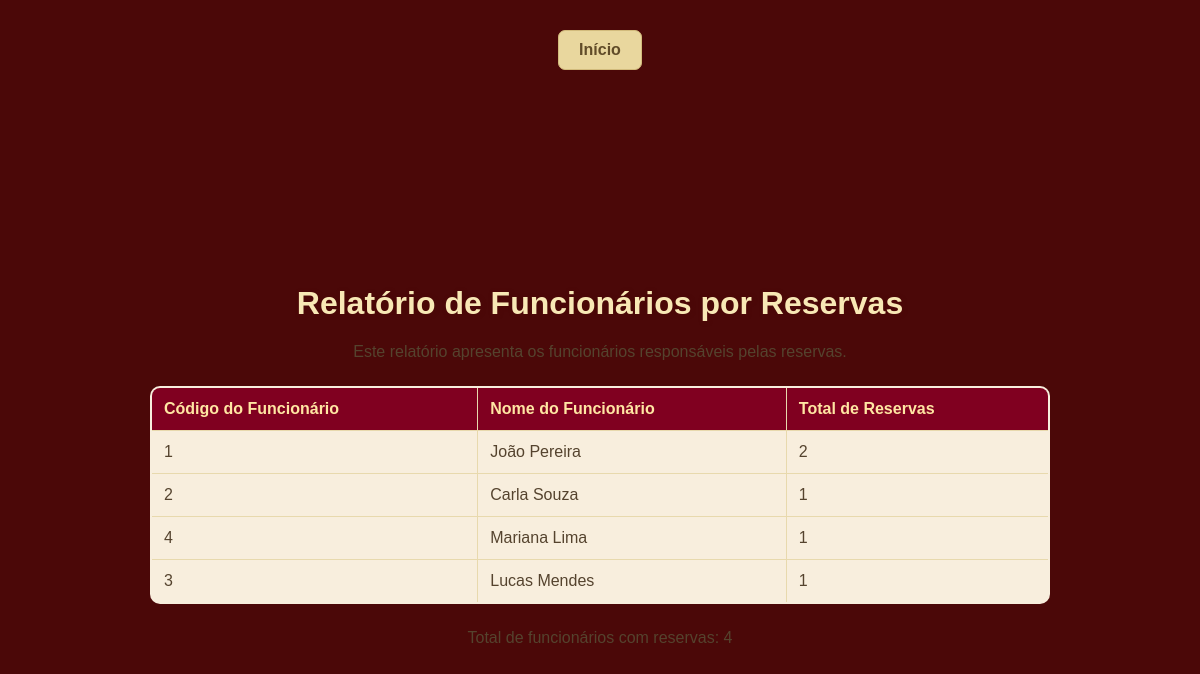
The page /Relatório/reservas_por_funcionario.php on the database its author committed.
### tables this page shows
CREATE TABLE tbFuncionarios (
    codigo_funcionario INT AUTO_INCREMENT,
    nome_funcionario VARCHAR(50) NOT NULL,
    cargo_funcionario VARCHAR(30),
    salario_funcionario DECIMAL(10,2) NOT NULL,
    telefone_funcionario VARCHAR(15),
    CONSTRAINT pk_funcionarios PRIMARY KEY(codigo_funcionario)
);

### Relatório/reservas_por_funcionario.php (the view, shortened to what this page needs)
<?php
    require_once '../conexao.php';
    $sql = $pdo->prepare('SELECT tbFuncionarios.codigo_funcionario, tbFuncionarios.nome_funcionario, COUNT(tbReservas.codigo_reserva) AS total_reservas
                          FROM tbFuncionarios INNER JOIN tbReservas ON tbFuncionarios.codigo_funcionario = tbReservas.funcionario_codigo
                          GROUP BY tbFuncionarios.codigo_funcionario, tbFuncionarios.nome_funcionario
                          ORDER BY total_reservas DESC');
    $sql->execute();
    $reservas = $sql->fetchAll();
?>
<!DOCTYPE html>
<html lang="pt-br">
<head>
    <link rel="stylesheet" href="../style.css">
</head>
<body class="paginas-internas">
    <p><a class="btn btn-inicio" href="../index.php">Início</a></p>
    <h1>Relatório de Funcionários por Reservas</h1>
    <p>Este relatório apresenta os funcionários responsáveis pelas reservas.</p>
    <table>
        <tr>
            <th>Código do Funcionário</th>
            <th>Nome do Funcionário</th>
            <th>Total de Reservas</th>
        </tr>
        <?php foreach ($reservas as $reserva): ?>
            <tr>
                <td><?= htmlspecialchars($reserva['codigo_funcionario']) ?></td>
                <td><?= htmlspecialchars($reserva['nome_funcionario']) ?></td>
                <td><?= htmlspecialchars($reserva['total_reservas']) ?></td>
            </tr>
        <?php endforeach; ?>
    </table>
    <p>Total de funcionários com reservas: <?= count($reservas)?></p>
</body>
</html>

### style.css (style rules this page uses)
body { font-family: Arial, sans-serif; margin: 30px; background-color: #4b0808; background-image: url("FundoNatal.png"); background-size: cover; background-position: center; background-repeat: no-repeat; background-attachment: fixed; color: #55432e; text-align: center; }
h1 { color: #f8e8b5; margin-top: 50px; padding-top: 165px; text-shadow: 1px 1px 4px #4b0808; }
table { border-collapse: collapse; width: 100%; max-width: 900px; margin: 25px auto; background-color: rgba(255, 248, 230, 0.96); border: 2px solid #e8d9ad; border-radius: 10px; overflow: hidden; }
th, td { border: 1px solid #e8d9ad; padding: 12px; text-align: left; }
th { background-color: #800020; color: #ffe6a3; }
td { color: #55432e; }
.btn { padding: 10px 20px; border: none; border-radius: 7px; cursor: pointer; font-size: 16px; text-decoration: none; display: inline-block; transition: 0.3s; font-weight: bold; }
.btn-inicio { background-color: #e9d79e; color: #614c29; border: 1px solid #d2bb7c; }
body.paginas-internas { background-image: url('FundoNatal2.jpg'); }

### rows shown on the page
tbfuncionarios: codigo_funcionario "1", nome_funcionario "João Pereira", total_reservas "2"
tbfuncionarios: codigo_funcionario "2", nome_funcionario "Carla Souza", total_reservas "1"
tbfuncionarios: codigo_funcionario "4", nome_funcionario "Mariana Lima", total_reservas "1"
tbfuncionarios: codigo_funcionario "3", nome_funcionario "Lucas Mendes", total_reservas "1"

### other values the page prints
count($reservas) "4"
